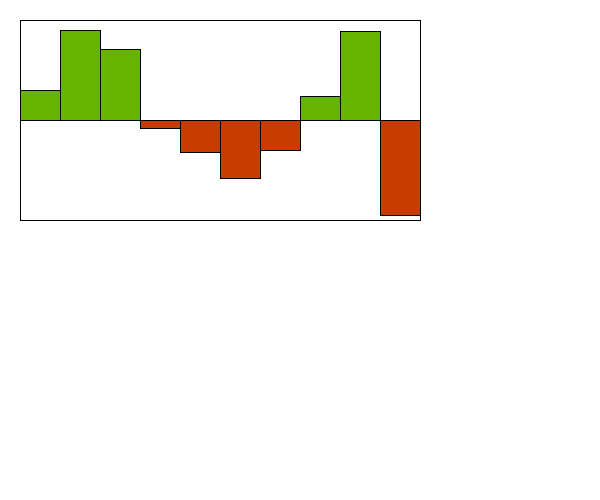
Frame 1 (no input)
Frame 60 (the mouse pressed at the canvas centre just before this capture): identical to frame 1, image omitted
Frame 120 (the mouse held since frame 60 and released just before this capture): identical to frame 1, image omitted

The Processing sketch that drew this single still picture (run headless with seeded random() and noise(); from frame 60 on, the mouse is pressed at the canvas centre):

// Processing sketch: Section1
// ── Section1.pde
int MAX_VALUE = 100;
int MIN_VALUE = -100;
Visualizer v;

/*You are simulating a visualizer of multiple values
 You need to create a display method first. 
 Then you can make a method that changes the values each time the update is called. 
 */
class Visualizer {
  float x, y;
  float [] values;
  float [] speeds;
  Visualizer(float x, float y) {
    this.x = x;
    this.y = y;
    values = new float[10];
    speeds = new float[10];
    for (int i = 0; i < values.length; i++) {
      values[i] = random(-99, 99);
      speeds[i] = random(2);
    }
  }

  void display() {
    //draw the bars equally spaced inside this box. 
    //You can assume 10, but it would be even better 
    //if you could modify it to be larger increments.
    fill(255);
    rect(x, y, 400, 200);
    //This is a 200x400 box.
    //The width of the visualizer is 400! This rect is the border

    //the line is the 0 y-value, the top is 100, the bottom is -100
    line(x, y+100, x+400, y+100);
    
    //You need to use a loop. You need to make the HEIGHT of the bars 
    //the values in the array.
    //Negative values are red, and go below the line.
    //Positive values are green and go above the line.
    
    for(int i = 0; i < values.length; i++){
      if(values[i] > 0){
        fill(100,180,0);
        rect(x+i*40,y+100, 40, values[i]*-1);
      }else{
        fill(200,60,0);
        rect(x+i*40,y+100, 40, values[i]*-1);
      }
      
        
    }

    //Width of the visualizer is 400!

  
  }
  void update() {
    //???WRITE THIS METHOD!!!
    for (int i = 0; i < values.length; i++) {
      values[i] += speeds[i];
      //??? keep them values between max/min value

      //??? reverse the speeds so they oscillate up/down when they reach max/min

      
    }
  }
}

void setup() {
  size(600, 500);
  v = new Visualizer(20, 20);
  
}
void draw() {
  background(255);
  v.display();
  //v.update();
}
